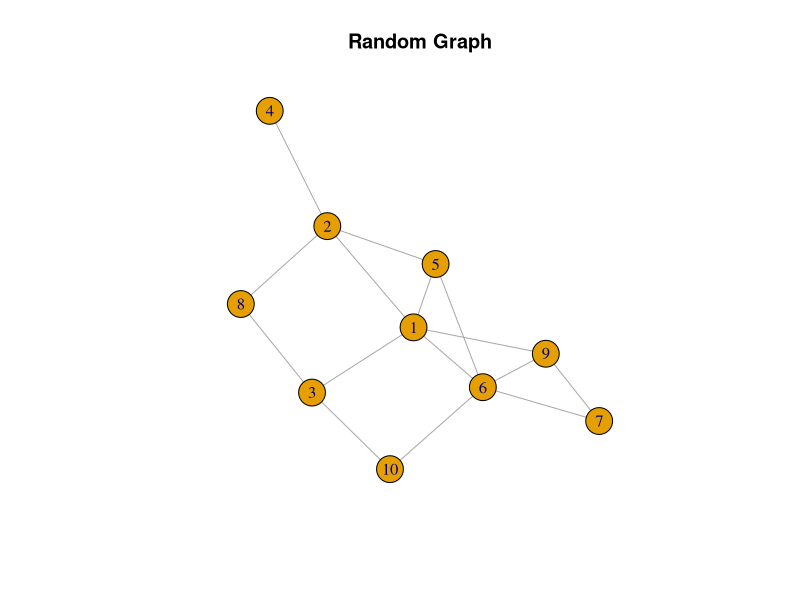
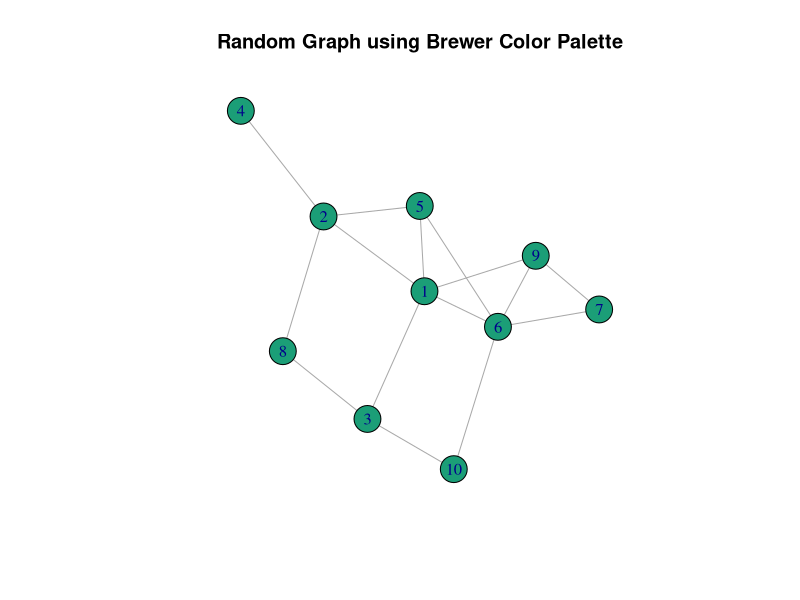
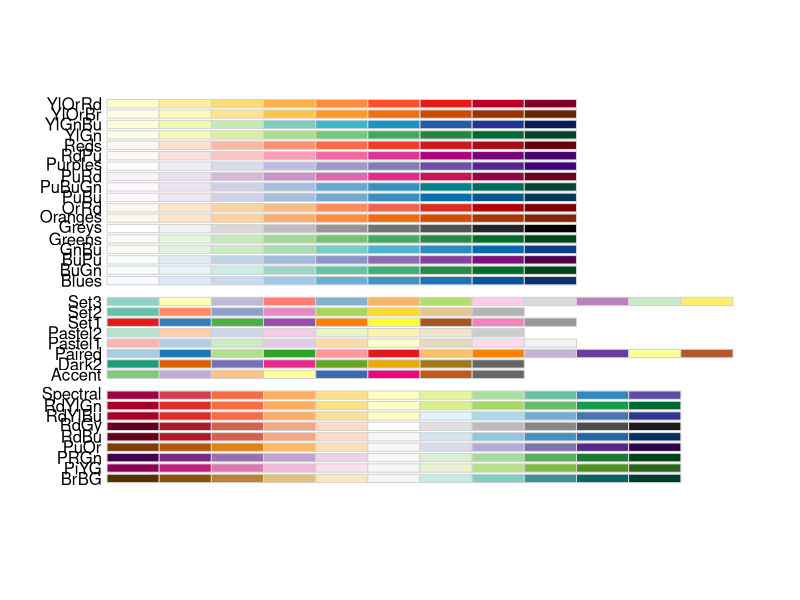
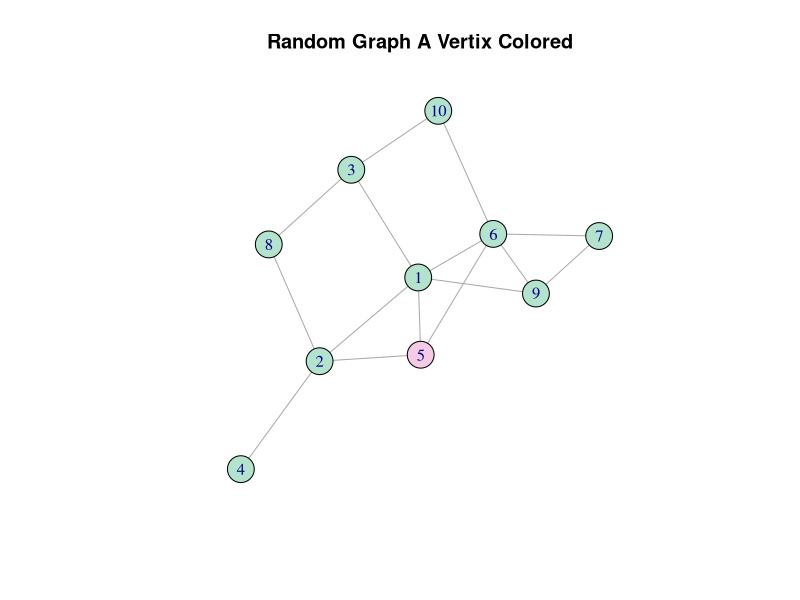
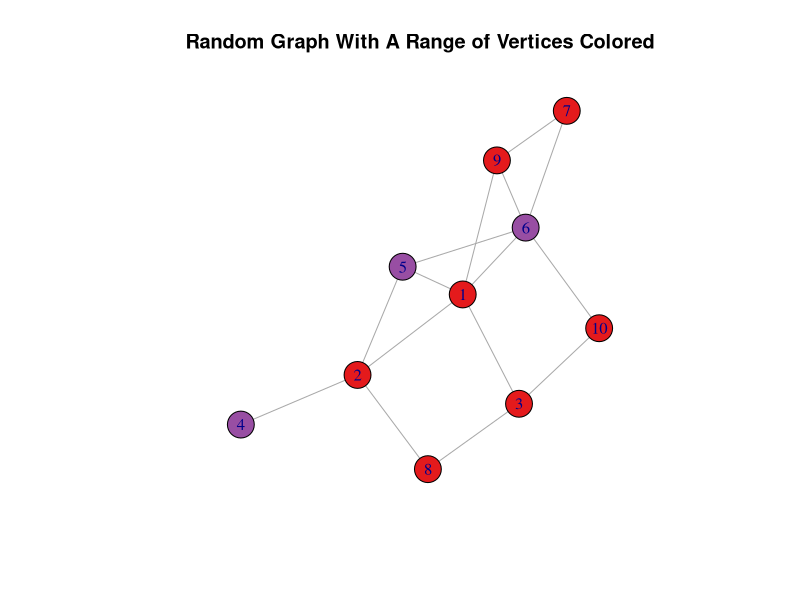
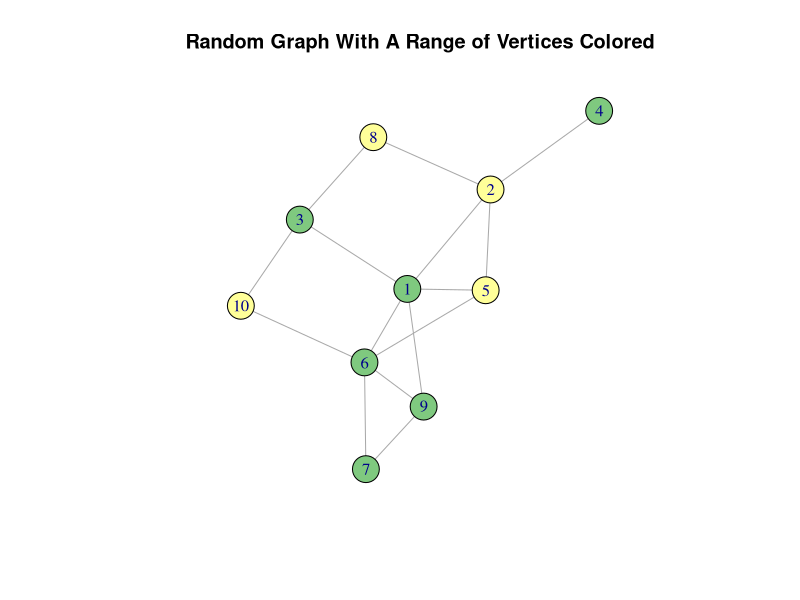
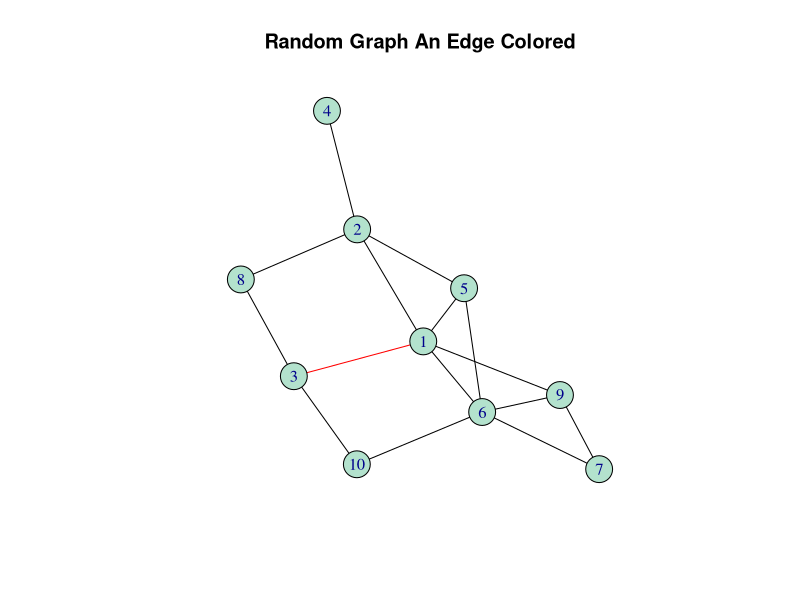
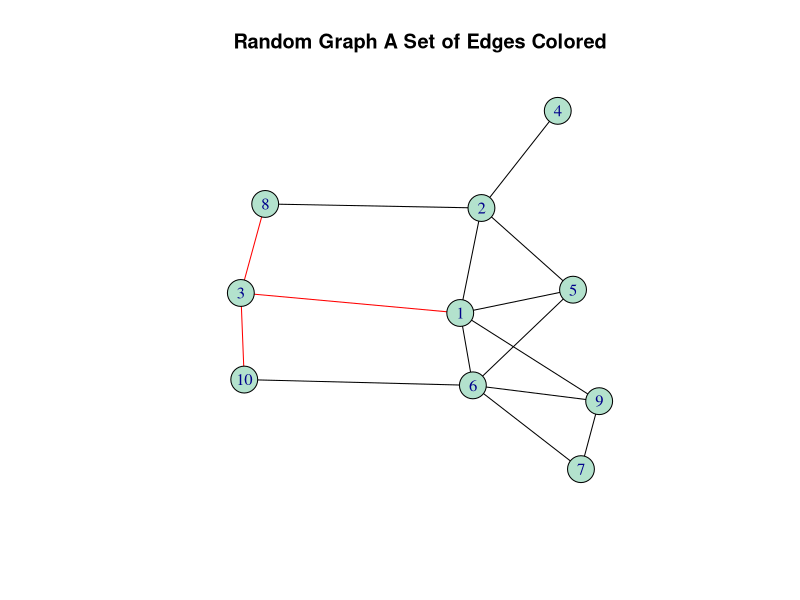

R code for these plots, in order:
# Author: Michael G. Hilgers
# Date: Feb 18 2015

###############################################################
###############################################################
##   Assignment 4 - Quick Sheet for Drawing Graphs
###############################################################
################################################################

# We build graphs from adjacency matrices (discussed in detail elsewhere).
# You will create random matrices.  I will "hard code" an example for these
# notes

require(igraph)
require(RColorBrewer)

A<-rbind(c( NA ,   1,   1,   0,   1,  1,  0,    0,    1,     0),
c( 1,   NA,    0,    1,    1,    0,    0,    1,    0,     0),
c( 1,    0,   NA,    0,    0,    0,    0,    1,    0,     1),
c( 0,    1,    0,   NA,    0,    0,    0,    0,    0,     0),
c( 1,    1,    0,    0,   NA,    1,    0,    0,    0,     0),
c( 1,    0,    0,    0,    1,   NA,    1,    0,    1,     1),
c( 0,    0,    0,    0,    0,    1,   NA,    0,    1,     0),
c( 0,    1,    1,    0,    0,    0,    0,   NA ,   0,     0),
c(  1,    0,    0,    0,    0,    1,    1,    0,   NA,     0),
c(  0,    0,    1,    0,    0,    1,    0,    0,    0,    NA))


######### Basic plot ##########

gA <- graph.adjacency( A, mode="undirected",diag=FALSE )# Create graph from Adj matrix
plot(gA, layout=layout.auto,main="Random Graph")


######## Graph plot with specified color #######
colpal<-brewer.pal(8,"Dark2")  # Good color palette for catagorical variables
		
gA <- graph.adjacency(A, mode="undirected",diag=FALSE )
V(gA)$color<-colpal[1]	# You choose 1 to 8... try some others
plot(gA, layout=layout.auto,main="Random Graph using Brewer Color Palette")

# If you want to explore more about color pallettes:
help(package=RColorBrewer)
display.brewer.all() # see your options
brewer.pal.info  # details

######## Graph plot with different colors for different vertices #######

# One vertex
pastel<-brewer.pal(8,"Pastel2")  # Try a different palette		
gA <- graph.adjacency(A, mode="undirected",diag=FALSE )
V(gA)$color<-pastel[1]	# Base color for all nodes
V(gA)[5]$color<-pastel[4]  # changes the 5 vertex to the 4th color of the palette
plot(gA, layout=layout.auto,main="Random Graph A Vertix Colored")

# Range of vertices
anotherPal<-brewer.pal(9,"Set1")  # Try a different palette for no good reason		
gA <- graph.adjacency(A, mode="undirected",diag=FALSE )
V(gA)$color<-anotherPal[1]	# Base color for all nodes
V(gA)[4:6]$color<-anotherPal[4]  # changes the 5 vertex to the 4th color of the palette
plot(gA, layout=layout.auto,main="Random Graph With A Range of Vertices Colored")

# Subset of vertices
diffPal<-brewer.pal(8,"Accent")  # Try a different palette for no good reason
v<-c(2,5,8,10)		
gA <- graph.adjacency(A, mode="undirected",diag=FALSE )
V(gA)$color<-diffPal[1]	# Base color for all nodes
V(gA)[v]$color<-diffPal[4]  # changes the 5 vertex to the 4th color of the palette
plot(gA, layout=layout.auto,main="Random Graph With A Range of Vertices Colored")

######## Graph plot with different colors for different edges #######

# One edge
pastel<-brewer.pal(8,"Pastel2")  # Try a different palette		
gA <- graph.adjacency(A, mode="undirected",diag=FALSE )
V(gA)$color<-pastel[1]	# Base color for all nodes

E(gA)$color<-"black"	# Base colors for edges
E(gA)[1%--%3]$color<-"red"  #  colors the edge from vertex 1 to vertex 3
plot(gA, layout=layout.auto,main="Random Graph An Edge Colored")

# color all edges from a particular node
pastel<-brewer.pal(8,"Pastel2")  # Try a different palette		
gA <- graph.adjacency(A, mode="undirected",diag=FALSE )
V(gA)$color<-pastel[1]	# Base color for all nodes

E(gA)$color<-"black"	# Base colors for edges
E(gA)[3%--%1:10]$color<-"red"  #  Any edge from 3 to the other vertices
plot(gA, layout=layout.auto,main="Random Graph A Set of Edges Colored")
	
	
######## Combining ideas #######

# color all edges from a particular node
cp<-brewer.pal(12,"Paired")  # Try a different palette		
gA <- graph.adjacency(A, mode="undirected",diag=FALSE )
V(gA)$color<-cp[1]	# Base color for all nodes
V(gA)[5]$color<-cp[6] # Give vertex 5 a different color

# Find neighbors of 5
n<-which(A[,5]==1) # Hint..
V(gA)[n]$color<-cp[5] # Give vertices neighboring 5 a different color

E(gA)$color<-"black"	# Base colors for edges
E(gA)[5%--%n]$color<-"red"  #  Any edge from 5 to its neighbors
plot(gA, layout=layout.auto,main="Random Graph Featuring Vertex 5")


